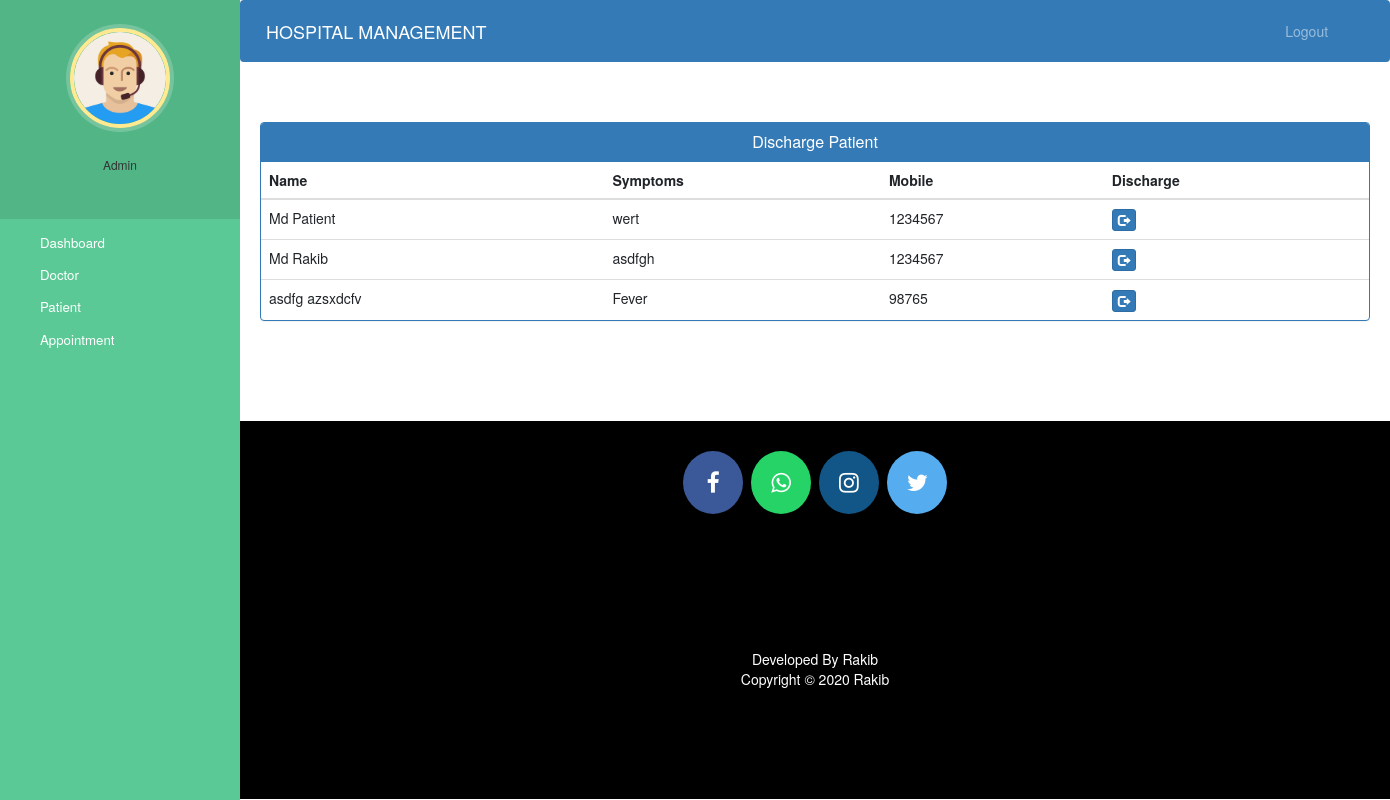
Screenshot of /admin-discharge-patient/ (signed in) with the database file from the repository.
### hospitalmaster/models.py (models this page shows, shortened)
class Patient(models.Model):
    user = models.OneToOneField(User, on_delete=models.CASCADE)
    profile_pic= models.ImageField(upload_to='images/', null=True, blank=True)
    address= models.CharField(max_length=100)
    mobile = models.CharField(max_length=15, null=False)
    symptoms = models.CharField(max_length=100,null=False)
    assignedDoctorId = models.PositiveIntegerField(null=True)
    admitDate=models.DateField(auto_now=True)
    status=models.BooleanField(default=False)
    @property
    def get_name(self):
        return self.user.first_name+ ' '+ self.user.last_name

### hospitalmaster/views.py (the view)
# urls.py: path('admin-discharge-patient/', views.admin_discharge_patient, name= 'admin_discharge_patient'),
@login_required(login_url='adminlogin')
@user_passes_test(is_admin)
def admin_discharge_patient(request):
    patients = models.Patient.objects.all().filter(status=True)
    return render(request, 'admin_discharge_patient.html', {'patients':patients})

### hospitalmaster/views.py (called while the page is built)
def is_admin(user):
    return user.groups.filter(name='ADMIN PANEL').exists()

### hospitalmaster/templates/admin_discharge_patient.html (shortened to what this page needs)
{% extends 'admin_base.html' %}
{% block content %}
<head>
  <link href="//netdna.bootstrapcdn.com/bootstrap/3.0.0/css/bootstrap.min.css" rel="stylesheet" id="bootstrap-css">
</head>
<div class="container">
  <div class="panel panel-primary">
    <div class="panel-heading">
      <h6 class="panel-title">Discharge Patient</h6>
    </div>
    <table class="table table-hover" id="dev-table">
      <thead>
        <tr>
          <th>Name</th>
          <th>Symptoms</th>
          <th>Mobile</th>
          <th>Discharge</th>
        </tr>
      </thead>
      {% for p in patients %}
      <tr>
        <td> {{p.get_name}}</td>
        <td>{{p.symptoms}}</td>
        <td>{{p.mobile}}</td>
        <td><a class="btn btn-primary btn-xs" href="{% url 'discharge-patient' p.id  %}"><span class="glyphicon glyphicon-log-out"></span></a></td>
      </tr>
      {% endfor %}
    </table>
  </div>
</div>
{% endblock content %}

### hospitalmaster/static/css/style.css (style rules this page uses)
body { padding-left: 240px; }

### hospitalmaster/templates/admin_base.html (style rules this page uses)
a:link { text-decoration: none; }
a { color: white; }

### hospitalmaster/templates/admin_discharge_patient.html (style rules this page uses)
a:link { text-decoration: none; }
h6 { text-align: center; }

### rows the page displays
Patient: get_name "Md Patient", symptoms "wert", mobile "1234567"
Patient: get_name "Md Rakib", symptoms "asdfgh", mobile "1234567"
Patient: get_name "asdfg azsxdcfv", symptoms "Fever", mobile "98765"
